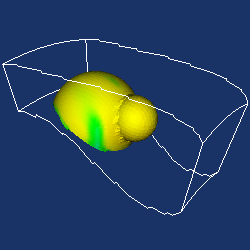

Reproduce this figure in Python.
#!/usr/bin/env python

# Clip PLOT3D combustor data using a boolean combination of two spheres
# via vtkClipDataSet.

import os

# Factory overrides
import vtkmodules.vtkInteractionStyle  # noqa: F401
import vtkmodules.vtkRenderingOpenGL2  # noqa: F401

from vtkmodules.vtkCommonDataModel import (
    vtkImplicitBoolean,
    vtkSphere,
)
from vtkmodules.vtkFiltersCore import vtkStructuredGridOutlineFilter
from vtkmodules.vtkFiltersGeneral import vtkClipDataSet
from vtkmodules.vtkFiltersGeometry import vtkGeometryFilter
from vtkmodules.vtkIOParallel import vtkMultiBlockPLOT3DReader
from vtkmodules.vtkRenderingCore import (
    vtkActor,
    vtkPolyDataMapper,
    vtkRenderWindow,
    vtkRenderWindowInteractor,
    vtkRenderer,
)

# Data directory
data_dir = os.environ.get("VPE_DATA_DIR", os.path.dirname(os.path.abspath(__file__)))

# Read PLOT3D combustor data
pl3d = vtkMultiBlockPLOT3DReader()
pl3d.SetXYZFileName(os.path.join(data_dir, "combxyz.bin"))
pl3d.SetQFileName(os.path.join(data_dir, "combq.bin"))
pl3d.SetScalarFunctionNumber(100)
pl3d.SetVectorFunctionNumber(202)
pl3d.Update()

output = pl3d.GetOutput().GetBlock(0)

# Create a boolean implicit function from two spheres
center = output.GetCenter()

sphere = vtkSphere()
sphere.SetCenter(center)
sphere.SetRadius(2.0)

sphere_2 = vtkSphere()
sphere_2.SetCenter(center[0] + 4.0, center[1], center[2])
sphere_2.SetRadius(4.0)

bool_op = vtkImplicitBoolean()
bool_op.SetOperationTypeToUnion()
bool_op.AddFunction(sphere)
bool_op.AddFunction(sphere_2)

# Clip the structured grid
clip = vtkClipDataSet()
clip.SetInputData(output)
clip.SetClipFunction(bool_op)
clip.InsideOutOn()

gf = vtkGeometryFilter()
gf.SetInputConnection(clip.GetOutputPort())

clip_mapper = vtkPolyDataMapper()
clip_mapper.SetInputConnection(gf.GetOutputPort())

clip_actor = vtkActor()
clip_actor.SetMapper(clip_mapper)

# Outline
outline = vtkStructuredGridOutlineFilter()
outline.SetInputData(output)

outline_mapper = vtkPolyDataMapper()
outline_mapper.SetInputConnection(outline.GetOutputPort())

outline_actor = vtkActor()
outline_actor.SetMapper(outline_mapper)

# Renderer
renderer = vtkRenderer()
renderer.AddActor(clip_actor)
renderer.AddActor(outline_actor)
renderer.SetBackground(0.1, 0.2, 0.4)

# Window
render_window = vtkRenderWindow()
render_window.AddRenderer(renderer)
render_window.SetSize(250, 250)
render_window.SetWindowName("clip comb")

# Interactor
interactor = vtkRenderWindowInteractor()
interactor.SetRenderWindow(render_window)

# Scene
cam = renderer.GetActiveCamera()
cam.SetClippingRange(3.95297, 50)
cam.SetFocalPoint(8.88908, 0.595038, 29.3342)
cam.SetPosition(-12.3332, 31.7479, 41.2387)
cam.SetViewUp(0.060772, -0.319905, 0.945498)

interactor.Initialize()
interactor.Start()
